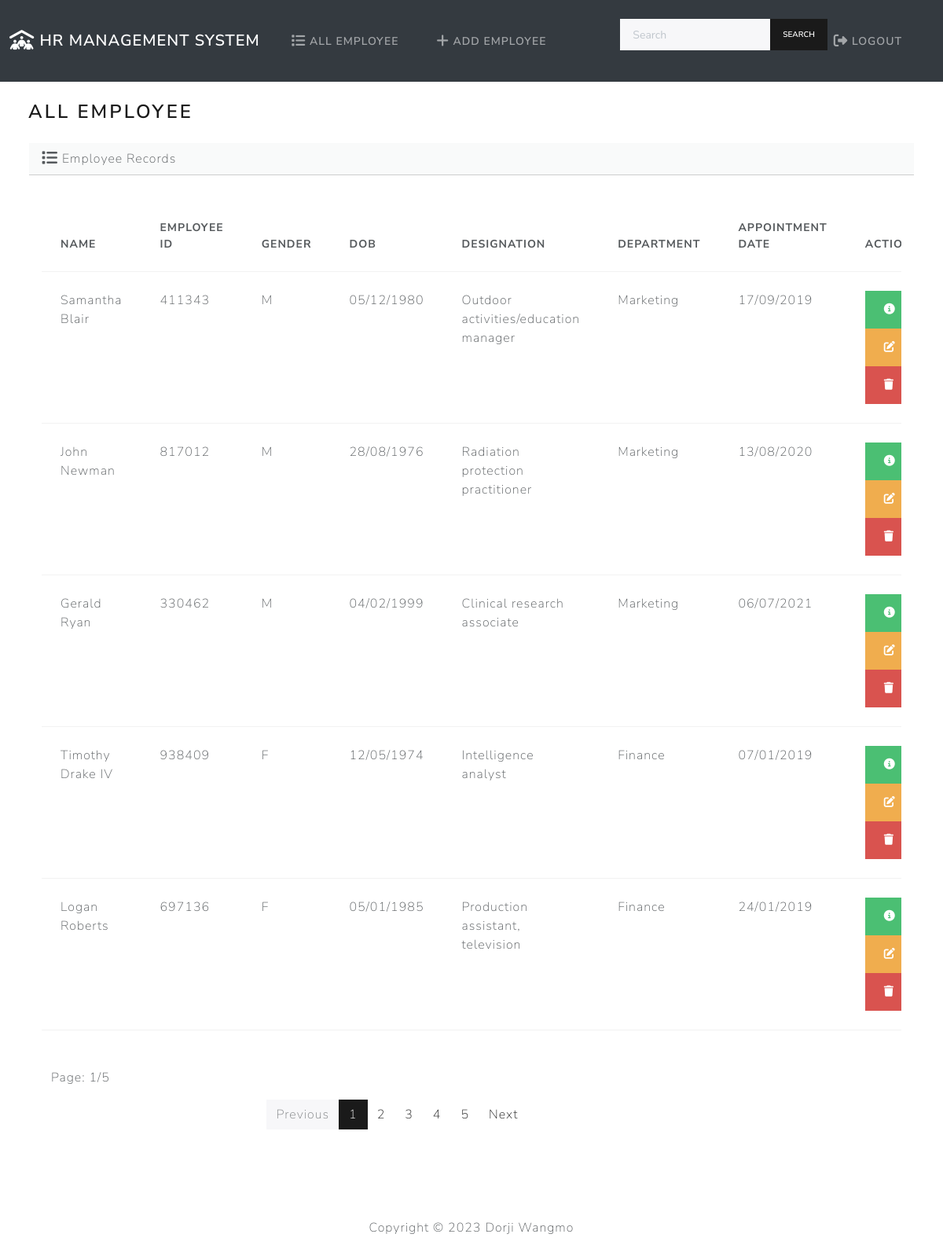
Page /index/ (signed in) on the committed database.
### employee/models.py (models this page shows, shortened)
class Employee(models.Model):
    name = models.CharField(max_length=255)
    employee_id = models.PositiveIntegerField(unique=True)
    GENDER_CHOICES = (
        ('M', 'Male'),
        ('F', 'Female'),
    )
    gender = models.CharField(max_length=1, choices=GENDER_CHOICES)
    dob = models.DateField()
    def formatted_dob(self):
        return self.dob.strftime('%d/%m/%Y')
    designation = models.CharField(max_length=255)
    department = models.CharField(max_length=255)
    appointment_date = models.DateField()
    def formatted_appointment_date(self):
        return self.appointment_date.strftime('%d/%m/%Y')

### employee/views.py (the view)
# urls.py: path('index/', views.index, name='index'),
@login_required
def index(request):
    employees = Employee.objects.all()
    if 'q' in request.GET:
        q = request.GET['q']
        employees = Employee.objects.filter(name__icontains=q)
    else:
        employees = Employee.objects.all()
    items_per_page = 5
    paginator = Paginator(employees, items_per_page)
    page_number = request.GET.get('page')
    page = paginator.get_page(page_number)
    return render(request, 'employee/index.html', {
        'employees': page,
    })

### employee/templates/employee/index.html (shortened to what this page needs)
{% extends "employee/base.html" %}
{% if user.is_authenticated %}
{% block body%}
<h3 class="m-4">All Employee</h3>
<div class="row">
    <div class="col-12">
        {% if employees %}
        <div class="card border-light ms-4 me-4 mb-3" >
            <div class="card-header">
                <i class="fa-solid fa-list fa-lg"></i> Employee Records
            </div>
            <div class="card-body">
              <p class="card-text">
                <div class="table-responsive">
                    <table class="table table-hover">
                        <thead>
                          <tr>
                            <th scope="col">Name</th>
                            <th scope="col">Employee ID</th>
                            <th scope="col">Gender</th>
                            <th scope="col">DOB</th>
                            <th scope="col">Designation</th>
                            <th scope="col">Department</th>
                            <th scope="col">Appointment Date</th>
                            <th scope="col">Actions</th>
                          </tr>
                        </thead>
                        <tbody>
                            {% for employee in employees %}
                                <tr>
                                    <td>{{ employee.name }}</td>
                                    <td>{{ employee.employee_id }}</td>
                                    <td>{{ employee.gender }}</td>
                                    <td>{{ employee.formatted_dob }}</td>
                                    <td>{{ employee.designation }}</td>
                                    <td>{{ employee.department }}</td>
                                    <td>{{ employee.formatted_appointment_date}}</td>
                                    <td>
                                        <button type="button" class="btn btn-success me-1" href="{% url 'view_employee' employee.id %}" data-bs-toggle="modal" data-bs-target="#myModal{{employee.id}}">
                                            <i class="fa-solid fa-circle-info "></i>
                                        </button>
                                          <a class="btn btn-warning me-1" href="{% url 'edit' employee.id %}">
                                            <i class="fa-solid fa-pen-to-square "></i>
                                          </a>
                                          <button type="button" class="btn btn-danger" data-bs-toggle="modal" data-bs-target="#delete{{employee.id}}">
                                            <i class="fa-solid fa-trash"></i>
                                          </button>
                                    </td>
                                </tr>
                            {% endfor %}
                        </tbody>
                      </table>
<div class="container">
  <div class="row my-5 ">
      <p>Page: {{ employees.number }}/{{ employees.paginator.num_pages }}</p>
      <div class="col-md-4 offset-md-3">
          <nav aria-label="...">
              <ul class="pagination">
                  {% if employees.has_previous %}
                      <li class="page-item"><a class="page-link" href="?page={{ employees.previous_page_number }}">Previous</a></li>
                  {% else %}
                      <li class="page-item disabled"><a class="page-link" href="#">Previous</a></li>
                  {% endif %}
                  {% for num in employees.paginator.page_range %}
                      {% if num == employees.number %}
                          <li class="page-item active" aria-current="page"><span class="page-link">{{ num }}</span></li>
                      {% else %}
                          <li class="page-item"><a class="page-link" href="?page={{ num }}">{{ num }}</a></li>
                      {% endif %}
                  {% endfor %}
                  {% if employees.has_next %}
                      <li class="page-item"><a class="page-link" href="?page={{ employees.next_page_number }}">Next</a></li>
                  {% else %}
                      <li class="page-item disabled"><a class="page-link" href="#">Next</a></li>
                  {% endif %}
              </ul>
          </nav>
      </div>
  </div>
</div>
                </div>
              </p>
            </div>
          </div>
        {% else %}
            <h5 class="alert alert-primary ms-4 me-4">No Employee Record</h5>
        {% endif %}
    </div>
</div>
{% endblock %}
{% endif %}

### employee/templates/employee/base.html (shortened to what this page needs)
{% load static %}
<!DOCTYPE html>
<html lang="en">
    <head>
        <link rel="stylesheet" href="https://cdnjs.cloudflare.com/ajax/libs/font-awesome/6.4.0/css/all.min.css" />
        <link href="{% static 'css/bootstrap.min.css' %}" rel="stylesheet">
        <body class="d-flex flex-column min-vh-100">
            <nav class="navbar navbar-expand-lg bg-dark" data-bs-theme="dark">
                <div class="container-fluid">
                    <a class="navbar-brand" href="{% url 'index' %}">
                        <i class="fa-solid fa-people-roof fa-lg"></i> HR Management System
                    </a>
                    <div class="collapse navbar-collapse" id="navbarColor02">
                        <ul class="navbar-nav me-auto">
                            <li class="nav-item">
                                <a class="nav-link" href="{% url 'index' %}">
                                     All Employee</a>
                            </li>
                            <li class="nav-item">
                                <a class="nav-link" href="{% url 'add_employee' %}">
                                     Add Employee</a>
                            </li>
                        </ul>
                        <div class="row">
                            <div class="col-12">
                              <form class="mb-3" method="GET" action="{% url 'index' %}">
                                <div class="input-group">
                                  <input type="text" class="form-control form-control-sm" name="q" placeholder="Search" value="{{ request.GET.search }}">
                                  <button class="btn btn-primary btn-sm" type="submit">Search</button>
                                </div>
                              </form>
                            </div>
                          </div>
                          <ul class="navbar-nav ml-auto">
                            <li class="nav-item">
                                <a class="nav-link" href="{% url 'logout' %}">
                                     Logout
                                </a>
                            </li>
                        </ul>
                    </div>
                </div>
            </nav>
            <div class="container-fluid">
              {% block body %}
              {% endblock %}
            </div>
            <footer class="mt-auto mb-4">
                <div class="text-center">
                    <span>
                        Copyright &copy; <script>document.write(new Date().getFullYear())</script> Dorji Wangmo
                    </span>
                </div>
            </footer>
        </body>
    </head>
</html>

### rows in the picture
Employee: name "Samantha Blair", employee_id "411343", gender "M", formatted_dob "05/12/1980", designation "Outdoor activities/education manager", department "Marketing", formatted_appointment_date "17/09/2019"
Employee: name "John Newman", employee_id "817012", gender "M", formatted_dob "28/08/1976", designation "Radiation protection practitioner", department "Marketing", formatted_appointment_date "13/08/2020"
Employee: name "Gerald Ryan", employee_id "330462", gender "M", formatted_dob "04/02/1999", designation "Clinical research associate", department "Marketing", formatted_appointment_date "06/07/2021"
Employee: name "Timothy Drake IV", employee_id "938409", gender "F", formatted_dob "12/05/1974", designation "Intelligence analyst", department "Finance", formatted_appointment_date "07/01/2019"
Employee: name "Logan Roberts", employee_id "697136", gender "F", formatted_dob "05/01/1985", designation "Production assistant, television", department "Finance", formatted_appointment_date "24/01/2019"

### other values in the picture
{{ employees.number }} "1"
{{ employees.paginator.num_pages }} "5"
{{ num }} "1"
{{ num }} "2" "3" "4" "5"
